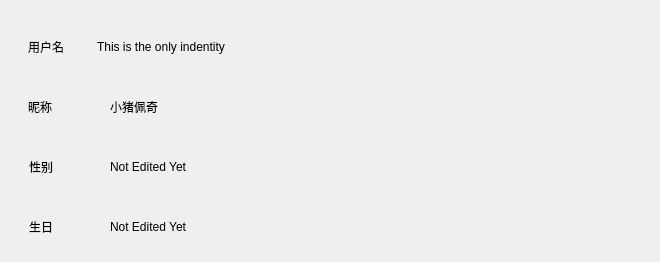
      <widget class="QWidget" name="page_3">
       <widget class="QWidget" name="layoutWidget_3">
        <property name="geometry">
         <rect>
          <x>0</x>
          <y>80</y>
          <width>651</width>
          <height>53</height>
         </rect>
        </property>
        <layout class="QHBoxLayout" name="horizontalLayout_10">
         <item>
          <spacer name="horizontalSpacer_14">
           <property name="orientation">
            <enum>Qt::Horizontal</enum>
           </property>
           <property name="sizeType">
            <enum>QSizePolicy::Fixed</enum>
           </property>
           <property name="sizeHint" stdset="0">
            <size>
             <width>28</width>
             <height>20</height>
            </size>
           </property>
          </spacer>
         </item>
         <item>
          <widget class="SubtitleLabel" name="SubtitleLabel_4">
           <property name="text">
            <string>昵称</string>
           </property>
           <property name="pixelFontSize" stdset="0">
            <number>24</number>
           </property>
          </widget>
         </item>
         <item>
          <spacer name="horizontalSpacer_15">
           <property name="orientation">
            <enum>Qt::Horizontal</enum>
           </property>
           <property name="sizeType">
            <enum>QSizePolicy::Fixed</enum>
           </property>
           <property name="sizeHint" stdset="0">
            <size>
             <width>43</width>
             <height>20</height>
            </size>
           </property>
          </spacer>
         </item>
         <item>
          <widget class="CardWidget" name="nickNameShow">
           <property name="minimumSize">
            <size>
             <width>251</width>
             <height>51</height>
            </size>
           </property>
           <property name="maximumSize">
            <size>
             <width>251</width>
             <height>51</height>
            </size>
           </property>
           <layout class="QVBoxLayout" name="verticalLayout_9">
            <item>
             <widget class="BodyLabel" name="BodyLabel_3">
              <property name="text">
               <string>小猪佩奇</string>
              </property>
              <property name="pixelFontSize" stdset="0">
               <number>18</number>
              </property>
             </widget>
            </item>
           </layout>
          </widget>
         </item>
         <item>
          <spacer name="horizontalSpacer_16">
           <property name="orientation">
            <enum>Qt::Horizontal</enum>
           </property>
           <property name="sizeHint" stdset="0">
            <size>
             <width>278</width>
             <height>20</height>
            </size>
           </property>
          </spacer>
         </item>
        </layout>
       </widget>
       <widget class="QWidget" name="layoutWidget_4">
        <property name="geometry">
         <rect>
          <x>0</x>
          <y>200</y>
          <width>651</width>
          <height>53</height>
         </rect>
        </property>
        <layout class="QHBoxLayout" name="horizontalLayout_12">
         <item>
          <spacer name="horizontalSpacer_20">
           <property name="orientation">
            <enum>Qt::Horizontal</enum>
           </property>
           <property name="sizeType">
            <enum>QSizePolicy::Fixed</enum>
           </property>
           <property name="sizeHint" stdset="0">
            <size>
             <width>29</width>
             <height>20</height>
            </size>
           </property>
          </spacer>
         </item>
         <item>
          <widget class="SubtitleLabel" name="SubtitleLabel_6">
           <property name="text">
            <string>生日</string>
           </property>
           <property name="pixelFontSize" stdset="0">
            <number>24</number>
           </property>
          </widget>
         </item>
         <item>
          <spacer name="horizontalSpacer_21">
           <property name="orientation">
            <enum>Qt::Horizontal</enum>
           </property>
           <property name="sizeType">
            <enum>QSizePolicy::Fixed</enum>
           </property>
           <property name="sizeHint" stdset="0">
            <size>
             <width>42</width>
             <height>20</height>
            </size>
           </property>
          </spacer>
         </item>
         <item>
          <widget class="CardWidget" name="CardWidget_8">
           <property name="minimumSize">
            <size>
             <width>251</width>
             <height>51</height>
            </size>
           </property>
           <property name="maximumSize">
            <size>
             <width>251</width>
             <height>51</height>
            </size>
           </property>
           <layout class="QVBoxLayout" name="verticalLayout_11">
            <item>
             <widget class="BodyLabel" name="birthdayShow">
              <property name="text">
               <string>Not Edited Yet</string>
              </property>
              <property name="pixelFontSize" stdset="0">
               <number>18</number>
              </property>
             </widget>
            </item>
           </layout>
          </widget>
         </item>
         <item>
          <spacer name="horizontalSpacer_22">
           <property name="orientation">
            <enum>Qt::Horizontal</enum>
           </property>
           <property name="sizeHint" stdset="0">
            <size>
             <width>248</width>
             <height>20</height>
            </size>
           </property>
          </spacer>
         </item>
        </layout>
       </widget>
       <widget class="QWidget" name="layoutWidget_5">
        <property name="geometry">
         <rect>
          <x>0</x>
          <y>20</y>
          <width>651</width>
          <height>53</height>
         </rect>
        </property>
        <layout class="QHBoxLayout" name="horizontalLayout_9">
         <item>
          <spacer name="horizontalSpacer_12">
           <property name="orientation">
            <enum>Qt::Horizontal</enum>
           </property>
           <property name="sizeType">
            <enum>QSizePolicy::Fixed</enum>
           </property>
           <property name="sizeHint" stdset="0">
            <size>
             <width>28</width>
             <height>20</height>
            </size>
           </property>
          </spacer>
         </item>
         <item>
          <widget class="SubtitleLabel" name="SubtitleLabel_3">
           <property name="text">
            <string>用户名</string>
           </property>
           <property name="pixelFontSize" stdset="0">
            <number>24</number>
           </property>
          </widget>
         </item>
         <item>
          <spacer name="horizontalSpacer_13">
           <property name="orientation">
            <enum>Qt::Horizontal</enum>
           </property>
           <property name="sizeType">
            <enum>QSizePolicy::Fixed</enum>
           </property>
           <property name="sizeHint" stdset="0">
            <size>
             <width>18</width>
             <height>20</height>
            </size>
           </property>
          </spacer>
         </item>
         <item>
          <widget class="CardWidget" name="CardWidget_5">
           <property name="sizePolicy">
            <sizepolicy hsizetype="Fixed" vsizetype="Fixed">
             <horstretch>0</horstretch>
             <verstretch>0</verstretch>
            </sizepolicy>
           </property>
           <property name="minimumSize">
            <size>
             <width>251</width>
             <height>51</height>
            </size>
           </property>
           <property name="maximumSize">
            <size>
             <width>251</width>
             <height>51</height>
            </size>
           </property>
           <layout class="QVBoxLayout" name="verticalLayout_8">
            <item>
             <widget class="BodyLabel" name="userNameShow">
              <property name="text">
               <string>This is the only indentity</string>
              </property>
              <property name="pixelFontSize" stdset="0">
               <number>18</number>
              </property>
             </widget>
            </item>
           </layout>
          </widget>
         </item>
         <item>
          <spacer name="horizontalSpacer_11">
           <property name="orientation">
            <enum>Qt::Horizontal</enum>
           </property>
           <property name="sizeHint" stdset="0">
            <size>
             <width>278</width>
             <height>20</height>
            </size>
           </property>
          </spacer>
         </item>
        </layout>
       </widget>
       <widget class="QWidget" name="layoutWidget_6">
        <property name="geometry">
         <rect>
          <x>0</x>
          <y>140</y>
          <width>651</width>
          <height>53</height>
         </rect>
        </property>
        <layout class="QHBoxLayout" name="horizontalLayout_11">
         <item>
          <spacer name="horizontalSpacer_17">
           <property name="orientation">
            <enum>Qt::Horizontal</enum>
           </property>
           <property name="sizeType">
            <enum>QSizePolicy::Fixed</enum>
           </property>
           <property name="sizeHint" stdset="0">
            <size>
             <width>29</width>
             <height>20</height>
            </size>
           </property>
          </spacer>
         </item>
         <item>
          <widget class="SubtitleLabel" name="SubtitleLabel_5">
           <property name="text">
            <string>性别</string>
           </property>
           <property name="pixelFontSize" stdset="0">
            <number>24</number>
           </property>
          </widget>
         </item>
         <item>
          <spacer name="horizontalSpacer_18">
           <property name="orientation">
            <enum>Qt::Horizontal</enum>
           </property>
           <property name="sizeType">
            <enum>QSizePolicy::Fixed</enum>
           </property>
           <property name="sizeHint" stdset="0">
            <size>
             <width>42</width>
             <height>20</height>
            </size>
           </property>
          </spacer>
         </item>
         <item>
          <widget class="CardWidget" name="CardWidget_7">
           <property name="minimumSize">
            <size>
             <width>251</width>
             <height>51</height>
            </size>
           </property>
           <property name="maximumSize">
            <size>
             <width>251</width>
             <height>51</height>
            </size>
           </property>
           <layout class="QVBoxLayout" name="verticalLayout_10">
            <item>
             <widget class="BodyLabel" name="genderShow">
              <property name="text">
               <string>Not Edited Yet</string>
              </property>
              <property name="pixelFontSize" stdset="0">
               <number>18</number>
              </property>
             </widget>
            </item>
           </layout>
          </widget>
         </item>
         <item>
          <spacer name="horizontalSpacer_19">
           <property name="orientation">
            <enum>Qt::Horizontal</enum>
           </property>
           <property name="sizeHint" stdset="0">
            <size>
             <width>248</width>
             <height>20</height>
            </size>
           </property>
          </spacer>
         </item>
        </layout>
       </widget>
      </widget>
